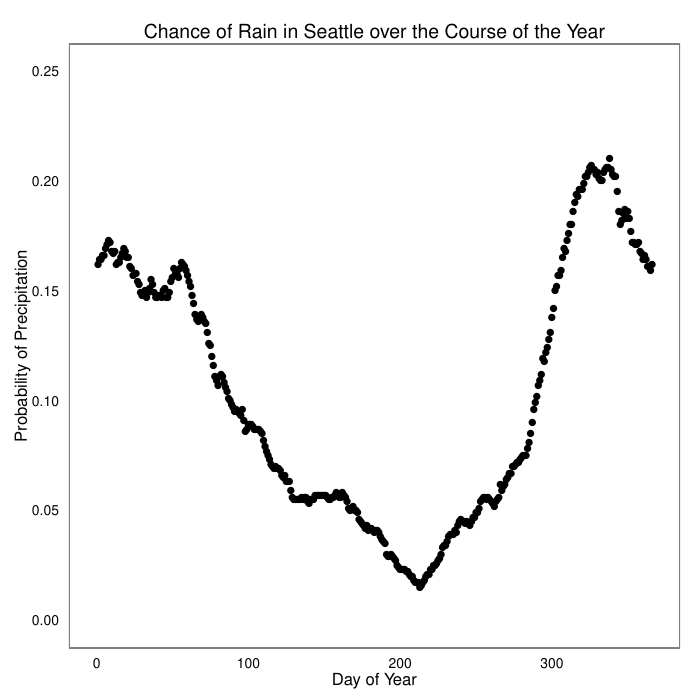

Generate this figure with R:
# Data from http://www.wrcc.dri.edu/cgi-bin/cliMAIN.pl?waseat

df <- read.csv("weather.tsv", sep = "\t")

p <- ggplot(df, aes(x = DayOfYear, y = Precipitation)) +
  geom_point(size = 2.5) +
  ylim(0, 0.25) +
  xlim(0, 366) +
  xlab("Day of Year") +
  ylab("Probability of Precipitation") +
  ggtitle("Chance of Rain in Seattle over the Course of the Year") +
  theme_bw() +
  theme(panel.grid.major = element_blank()) +
  theme(panel.grid.minor = element_blank()) +
  theme(panel.background = element_blank()) +
  theme(axis.ticks = element_blank())
print(p)
ggsave("weather.pdf", height = 7, width = 7)

p <- p + geom_smooth(se = FALSE)
print(p)
ggsave("weather_smooth.pdf", height = 7, width = 7)
